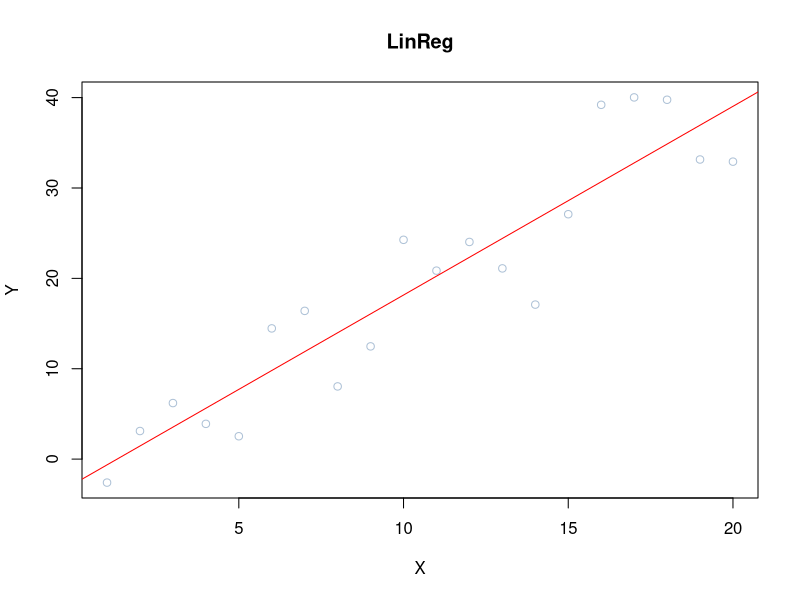

The R source for this figure: (Note: this script raises an error after producing the figure.)
## ---- chunk 1
#read in data
data <- read.csv('data.csv',header=TRUE,sep=',')
## ---- chunk 2
#linear model 
model <- lm(Y ~ X, data = data)
summary(model)
## ---- chunk 3
#visualize
attach(data)
plot(X,Y,col=rgb(0.2,0.4,0.6,0.4),main = "LinReg")
abline(model,col='red')
## ---- chunk 4
#generating the cost function
#note: the %*% operator multiplies a matrix with its transpose

cost <- function(x,y,theta){
  sum(x%*% theta - y)^2 / (2*length(y))
}

#we have to parameters for our regression, m and b, so we declare a 2d vector
theta <- matrix(c(0,0),nrow=2)
num_iterations <- 300             #number of iterations for the gradient
alpha <- 0.01                     #indicates the learning rate

#storage for the values of cost/error and the parameters for all iterations.
#passing num_iterations creates 300 indeces for each var.

cost_history<-double(num_iterations)
theta_history<-list(num_iterations)

X<- cbind(1,matrix(x))


